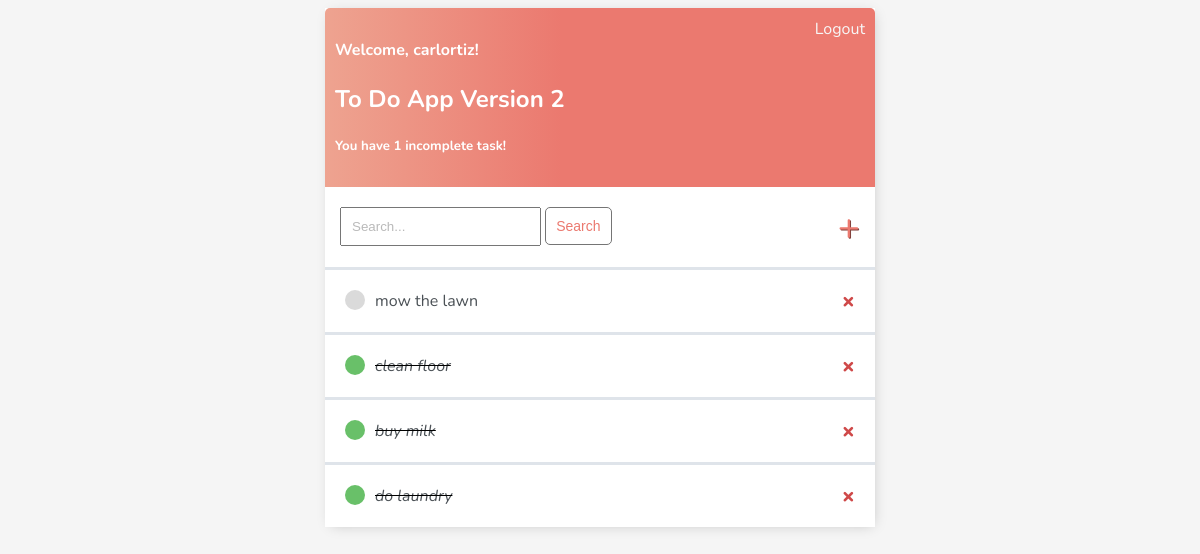
Page / (signed in) on the earlier database version.
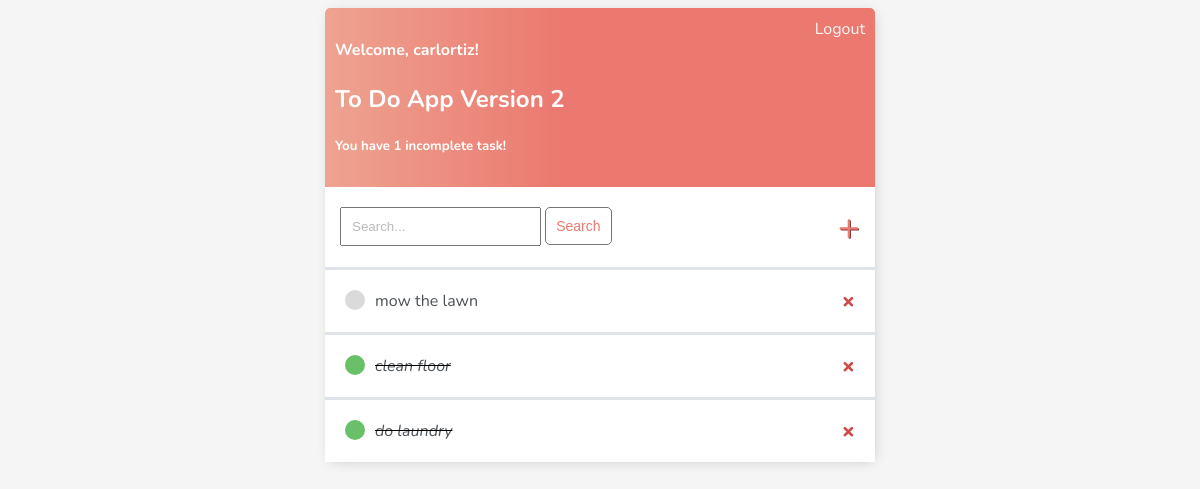
Same page on the later database version.
### base/models.py (models this page shows)
class Task(models.Model):
    user = models.ForeignKey(
        User, on_delete=models.CASCADE, null=True)
    title = models.CharField(max_length=30)
    description = models.TextField(null=True, blank=True)
    completed = models.BooleanField(null=True, blank=True)
    def __str__(self):
        return self.title
    class Meta:
        ordering = ["completed"]

### base/views.py (the view)
# urls.py: path('', ShowTasks.as_view(), name='tasks'),
class ShowTasks(LoginRequiredMixin, ListView):
    model = Task
    context_object_name = 'tasks'
    def get_context_data(self, **kwargs):
        context = super().get_context_data(**kwargs)
        context['tasks'] = Task.objects.filter(user=self.request.user)
        context['count'] = context['tasks'].filter(completed=False).count()
        search_input = self.request.GET.get('search-bar')
        if search_input:
            context['tasks'] = context['tasks'].filter(
                title__contains=search_input)
        return context

### base/templates/base/task_list.html
{% extends 'base/main.html' %}
{% block content %}
<div class="header-bar">
    <div>
        <h4>Welcome, {{ user }}!</h4>
        <h2> To Do App Version 2 </h2>
        <h5> You have {{ count }} incomplete task{{ count|pluralize:"s" }}! </h5>
    </div>
    {% if request.user.is_authenticated %}
    <a href="{% url 'logout' %}">Logout</a> {% else %}
    <a href="{% url 'login' %}">Login</a> {% endif %}
</div>
<div id="search-add-wrapper">
    <form method="get">
        <input type="search" name="search-bar" placeholder="Search...">
        <input class="button" type="Submit" value="Search">
    </form>
    <a id="add-link" href="{% url 'create' %}">&#x2b;</a>
</div>
{% for task in tasks %}
    <div class="task-wrapper">
        {% if task.completed %}
            <div class="task-title">
                <div class="task-complete-icon"></div>
                <i><s><a href="{% url 'edit' task.id %}">{{ task }}</a></s></i>
            </div>
        {% else %}
            <div class="task-title">
                <div class="task-incomplete-icon"></div>
                <a href="{% url 'edit' task.id %}">{{ task }}</a>
            </div>
        {% endif %}
        <a class="delete-link" href="{% url 'delete' task.id %}">&#215;</a>
    </div>
{% empty %}
<h2 class="no-tasks-message">No tasks detected</h2>
{% endfor %}
{% endblock content %}

Differences in the rows shown:
removed Task: title "buy milk"
